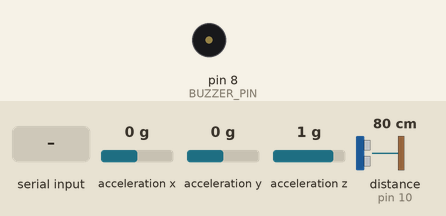
Simulated run of this sketch. Board: Arduino Uno, built with avr-gcc and run on an emulated ATmega328P. Parts: buzzer (waves = sounding, pin HIGH). Wiring (inferred from the names in the program): ultrasonic range finder: trigger pin 9; echo pin 10; MPU-6050 motion sensor at I2C address 0x68. The inputs (shaded band) are chosen by the test bench; at power-on: acceleration x 0 g, acceleration y 0 g, acceleration z 1 g, distance to the obstacle (sensor on pin 10) 80 cm. The echo pulse lasts 58.3 µs per cm; pins used as bus, display or sensor lines are not drawn; what the sketch prints to the serial monitor is not drawn.

Above: at 1.7 s.
1.8 s: "BUZZER:beep_once\n" received over Serial
Timing chart, 0 to 4.8 s (numbered marks = the images above; inputs shaded):
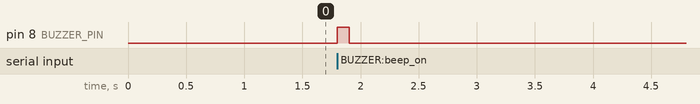

Measured:
- after the input at 1.8 s, pin 8 (BUZZER_PIN): LOW → HIGH at once, → LOW 0.10 s later

The sketch:

MineGuard_Arduino_Uno.ino
```cpp
/*
 * MineGuard SIH26025 - Autonomous Slope & Structure Stability Monitoring System
 * Standard Arduino Firmware (Arduino UNO / Nano / Mega) via USB Serial
 *
 * Hardware Components:
 *   1. Arduino Uno / Nano / Mega
 *   2. HC-SR04 Ultrasonic Distance Sensor
 *   3. MPU6050 Accelerometer/Gyroscope
 *   4. Active Buzzer
 *
 * Pin Connections:
 *   HC-SR04:
 *     - VCC  -> 5V
 *     - GND  -> GND
 *     - TRIG -> Pin 9
 *     - ECHO -> Pin 10
 *   MPU-6050:
 *     - VCC  -> 5V (or 3.3V)
 *     - GND  -> GND
 *     - SCL  -> A5 (on Uno/Nano)
 *     - SDA  -> A4 (on Uno/Nano)
 *   Buzzer:
 *     - Positive (+) -> Pin 8
 *     - Negative (-) -> GND
 *
 * Communication:
 *   Transmits JSON telemetry over USB Serial (115200 baud).
 *   The Python `serial_bridge.py` script automatically ingests this data,
 *   evaluates ML risk, updates Firestore, and controls the buzzer!
 */

#include <Wire.h>

#define TRIG_PIN 9
#define ECHO_PIN 10
#define BUZZER_PIN 8

// MPU6050 I2C address
const int MPU_ADDR = 0x68;

float baselineDistance = -1.0;
unsigned long lastSend = 0;

float readDistanceCm() {
  digitalWrite(TRIG_PIN, LOW);
  delayMicroseconds(2);
  digitalWrite(TRIG_PIN, HIGH);
  delayMicroseconds(10);
  digitalWrite(TRIG_PIN, LOW);

  long duration = pulseIn(ECHO_PIN, HIGH, 30000);
  if (duration == 0) return 50.0; // fallback if sensor out of range
  return (duration * 0.0343) / 2.0;
}

void readMPU(float &tilt, float &vib) {
  Wire.beginTransmission(MPU_ADDR);
  Wire.write(0x3B); // starting with register 0x3B (ACCEL_XOUT_H)
  Wire.endTransmission(false);
  Wire.requestFrom(MPU_ADDR, 6, true);

  if (Wire.available() >= 6) {
    int16_t AcX = Wire.read() << 8 | Wire.read();
    int16_t AcY = Wire.read() << 8 | Wire.read();
    int16_t AcZ = Wire.read() << 8 | Wire.read();

    float ax = AcX / 16384.0;
    float ay = AcY / 16384.0;
    float az = AcZ / 16384.0;

    // Pitch & Roll in degrees
    float pitch = atan2(ay, az) * 180.0 / 3.14159;
    float roll  = atan2(-ax, sqrt(ay * ay + az * az)) * 180.0 / 3.14159;

    tilt = max(abs(pitch), abs(roll));
    float totalG = sqrt(ax * ax + ay * ay + az * az);
    vib = abs(totalG - 1.0); // vibration deviation from 1G
  } else {
    tilt = 0.0;
    vib = 0.01;
  }
}

void setup() {
  Serial.begin(115200);
  pinMode(TRIG_PIN, OUTPUT);
  pinMode(ECHO_PIN, INPUT);
  pinMode(BUZZER_PIN, OUTPUT);
  digitalWrite(BUZZER_PIN, LOW);

  Wire.begin();
  Wire.beginTransmission(MPU_ADDR);
  Wire.write(0x6B); // PWR_MGMT_1 register
  Wire.write(0);    // set to zero (wakes up the MPU-6050)
  Wire.endTransmission(true);

  delay(500);
  baselineDistance = readDistanceCm();
}

void loop() {
  // Check for incoming buzzer commands from Python bridge
  if (Serial.available() > 0) {
    String cmd = Serial.readStringUntil('\n');
    cmd.trim();
    if (cmd == "BUZZER:beep_continuous") {
      digitalWrite(BUZZER_PIN, HIGH);
      delay(150);
      digitalWrite(BUZZER_PIN, LOW);
    } else if (cmd == "BUZZER:beep_once") {
      digitalWrite(BUZZER_PIN, HIGH);
      delay(100);
      digitalWrite(BUZZER_PIN, LOW);
    } else if (cmd == "BUZZER:silent") {
      digitalWrite(BUZZER_PIN, LOW);
    }
  }

  if (millis() - lastSend >= 2000) {
    lastSend = millis();

    float dist = readDistanceCm();
    float disp = abs(dist - baselineDistance);
    float tilt = 0.0;
    float vib = 0.01;
    readMPU(tilt, vib);

    // Print clean JSON to Serial
    Serial.print("{\"nodeId\":\"N01\",\"distance\":");
    Serial.print(dist, 1);
    Serial.print(",\"distanceChange\":");
    Serial.print(disp, 1);
    Serial.print(",\"tilt\":");
    Serial.print(tilt, 1);
    Serial.print(",\"vibrationRms\":");
    Serial.print(vib, 2);
    Serial.println("}");
  }
}
```
